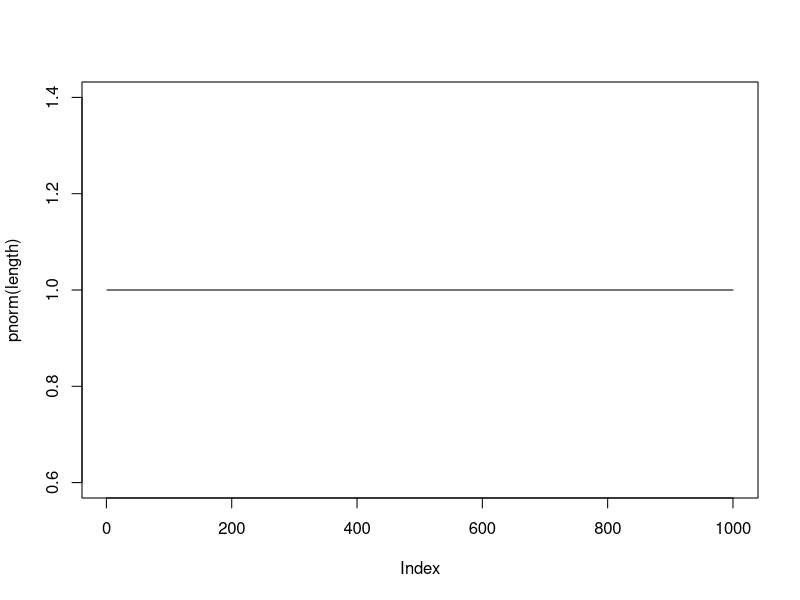
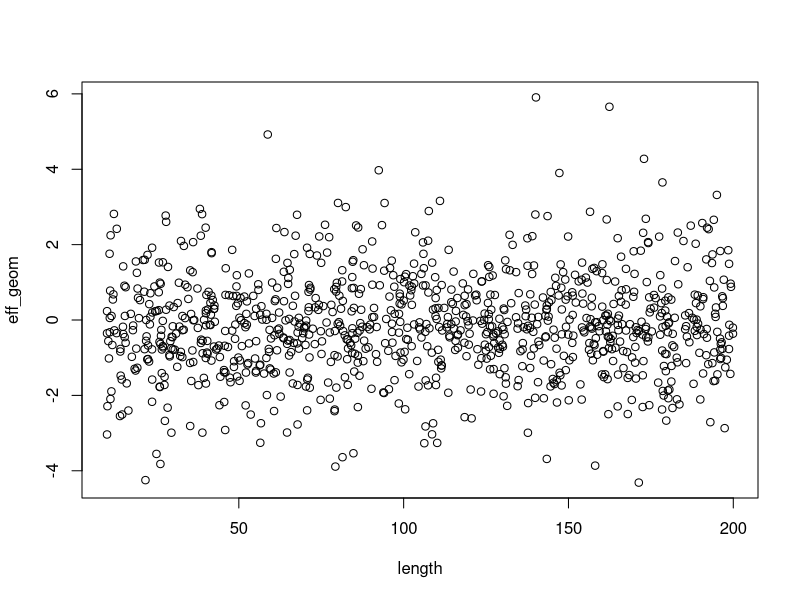
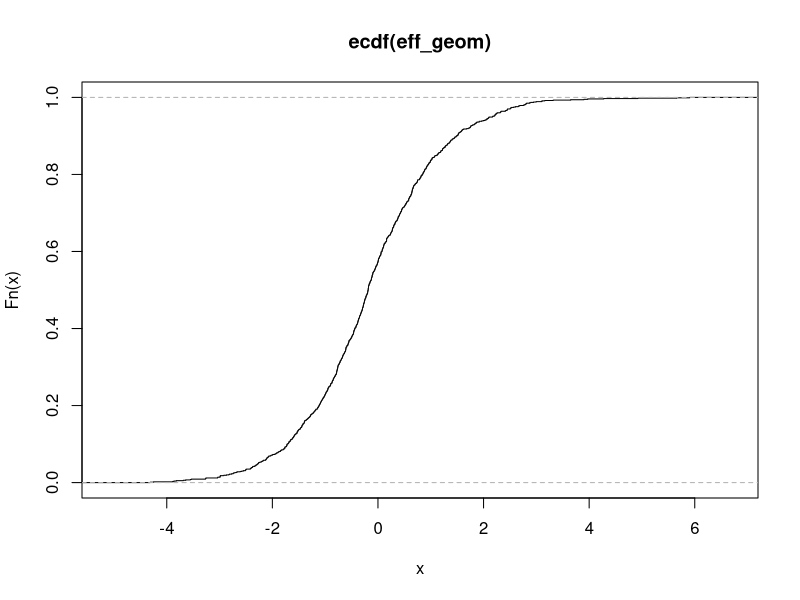

R code for these plots, in order:
## ---- chunk 1

set.seed(45398)

length = runif(1000,10,200); plot(pnorm(length),type='l')  	#good, random numbers
width = runif(1000,10,50)
qin = runif(1000,20,200)
qout = runif(1000,20,200)
cin = runif(1000,100,2000)
cout = runif(1000,500,1000)

eff_geom = rep(0,1000) ## vector to store results
for(i in 1:1000){
  
    eff_geom[i] = ((qout[i]*cout[i])-(qin[i]*cin[i]))/(exp((log(qout[i]*cout[i]) + log(qin[i]*cin[i]))/2))
  
  
}

plot(length,eff_geom)
plot(ecdf(eff_geom))



